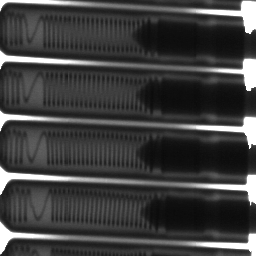
#> input picture img_lab2/BOUGIES.png, 256 x 256 px
$ jupyter execute comparacionTransforR.ipynb
#> lines starting #> are read from the running program, lines starting #| are printed output that depends on the picture
# Comparación entre diferentes transformaciones del histograma

[cell 1]
import cv2
import matplotlib.pyplot as plt
import numpy as np
from skimage import exposure

[cell 2]
bougiesImg = cv2.imread("img_lab2/BOUGIES.png", 0)
#> bougiesImg is the input picture: shape (256, 256); min 10, max 255, mean 63.2
plt.imshow(bougiesImg, cmap='gray', vmin=0, vmax=255)

[cell 3]
hist = cv2.calcHist([bougiesImg], [0], None, [256], [0, 256])
#> hist = 256 values, max 3417 at index 255, min 0 at index 0, mean 256
plt.plot(hist)
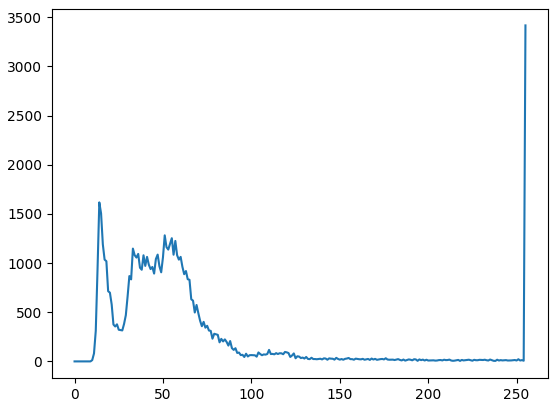
#> figure drawn by matplotlib, 1 panel; curve peaks at x = 255, y = 3417

**Expansión contraste**

[cell 4]
expandedImg = exposure.rescale_intensity(bougiesImg, in_range=(np.min(bougiesImg), np.max(bougiesImg)), out_range=(0, 255)).astype(np.uint8)
plt.imshow(expandedImg, cmap='gray', vmin=0, vmax=255)

[cell 5]
histExpanded = cv2.calcHist([expandedImg], [0], None, [256], [0, 256])
#> histExpanded = 256 values, max 3417 at index 255, min 0 at index 25, mean 256
plt.plot(histExpanded)
#> figure, not shown here; curve peaks at x = 255, y = 3417

El resultado es muy parecido y se debe a que el histograma tenía su máximo en 255 y su mínimo era muy oscuro, entonces no se pudo expandir mucho.

**Ecualización**

[cell 6]
equalized = cv2.equalizeHist(bougiesImg)
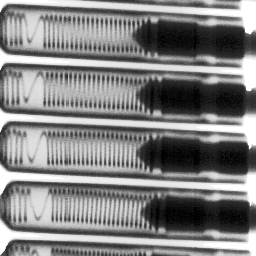
#> equalized: shape (256, 256); min 0, max 255, mean 129.4
plt.imshow(equalized, cmap='gray', vmin=0, vmax=255)

[cell 7]
histEqualized = cv2.calcHist([equalized], [0], None, [255], [0, 255])
#> histEqualized = 255 values, max 1617 at index 11, min 0 at index 1, mean 243.6
plt.plot(histEqualized)
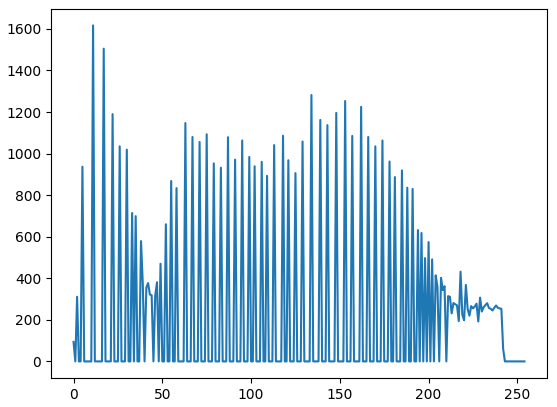
#> figure drawn by matplotlib, 1 panel; curve peaks at x = 11, y = 1617

Lo que podemos ver es que en comparación con la imágen de expansión de contraste en esta imágen podemos ver con mucha más claridad el cambio, esto se debe a que la ecualización distribuyó los valores de los colores que se encontraban acumulados en las esquinas del histograma.

**Transformación Logarítmica**

[cell 8]
# Convertir a float64 primero
img_f = bougiesImg.astype(float)
log_img = (np.log(1 + img_f) * 46).astype(np.uint8)
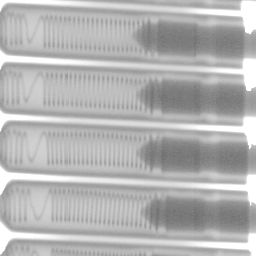
#> log_img: shape (256, 256); min 110, max 255, mean 179.3

plt.imshow(log_img, cmap='gray', vmin=0, vmax=255)

Es necesario multiplicar por 46 debido a que al aplicar una transformación logarítmica los valores quedan muy pequeños (el máximo se convierte en 5.5). Debido a esto para reescalar nuevamente nuestros valores multiplicamos por 46 y así logramos que los colores vuevan a estar en un rango que nos permita ver la imágen.

[cell 9]
log_hist = cv2.calcHist([log_img], [0], None, [256], [0, 255])
#> log_hist = 256 values, max 2338 at index 185, min 0 at index 0, mean 242.7
plt.plot(log_hist)
#> figure, not shown here; curve peaks at x = 185, y = 2338

El histograma presenta valores mucho más claros (por el escalamiento) pero también un histograma con un rango mucho mayor y con más colores que el original.

**Especificacion del histograma**

[cell 10]
# Cargamos las imagenes que utilizaremos para la especificación.
ref_alto = np.zeros(bougiesImg.shape, dtype=np.uint8)
ref_alto[:, bougiesImg.shape[1]//2:] = 255

hist_refalto = cv2.calcHist([ref_alto], [0], None, [256], [0, 256])
plt.plot(hist_refalto)
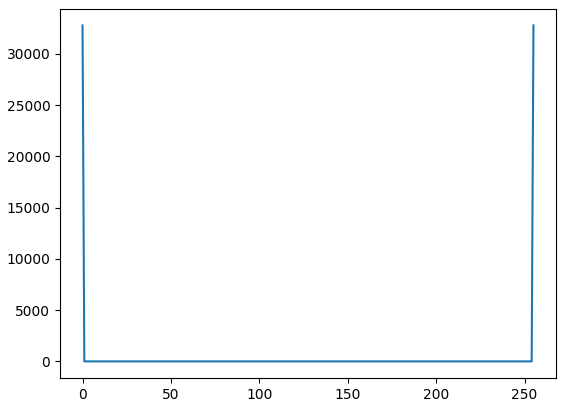
#> figure drawn by matplotlib, 1 panel; curve peaks at x = 0, y = 32768

[cell 11]
resultado1 = exposure.match_histograms(bougiesImg, ref_alto).astype(np.uint8)
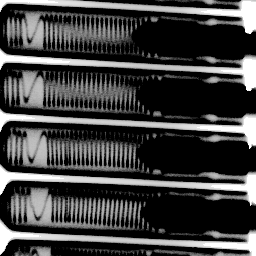
#> resultado1: shape (256, 256); min 0, max 255, mean 65.5

plt.imshow(resultado1, cmap='gray', vmin=0, vmax=255)

[cell 12]
hist_r1 = cv2.calcHist([resultado1], [0], None, [256], [0, 256])
#> hist_r1 = 256 values, max 32126 at index 0, min 0 at index 1, mean 256
plt.plot(hist_r1)
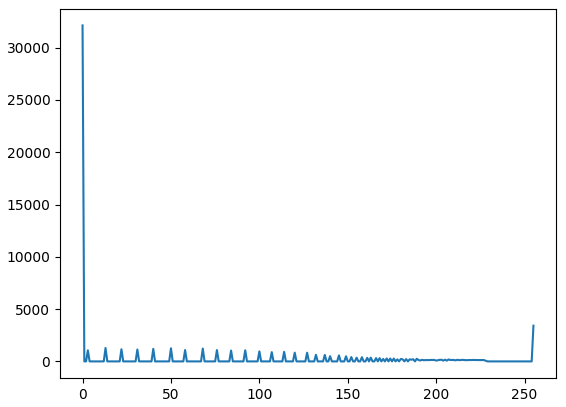
#> figure drawn by matplotlib, 1 panel; curve peaks at x = 0, y = 32126

[cell 13]
# Creamos una imagen que solo tiene tonos grises medios
ref_bajo = np.random.randint(100, 150, size=bougiesImg.shape, dtype=np.uint8)

hist_refbajo = cv2.calcHist([ref_bajo], [0], None, [256], [0, 256])
plt.plot(hist_refbajo)
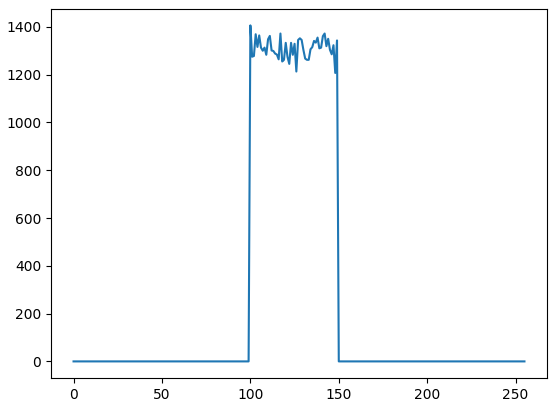
#> figure drawn by matplotlib, 1 panel; curve peaks at x = 100, y = 1406

[cell 14]
resultado2 = exposure.match_histograms(bougiesImg, ref_bajo).astype(np.uint8)
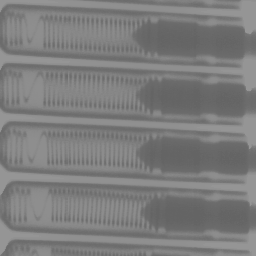
#> resultado2: shape (256, 256); min 100, max 149, mean 123.9

plt.imshow(resultado2, cmap='gray', vmin=0, vmax=255)

[cell 15]
hist_r2 = cv2.calcHist([resultado2], [0], None, [256], [0, 256])
#> hist_r2 = 256 values, max 3417 at index 149, min 0 at index 0, mean 256
plt.plot(hist_r2)
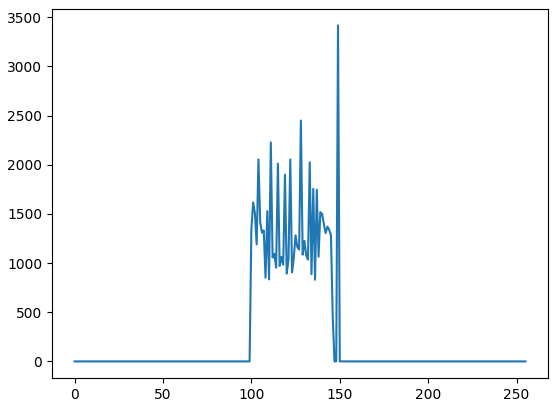
#> figure drawn by matplotlib, 1 panel; curve peaks at x = 149, y = 3417

$ run again, with img_lab2/ANGIO.png copied over img_lab2/BOUGIES.png
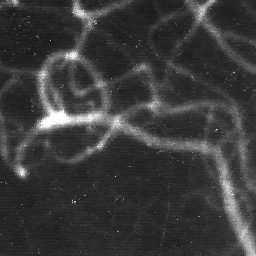
#> input picture img_lab2/ANGIO.png, 256 x 256 px
#> bougiesImg is the input picture: shape (256, 256); min 20, max 255, mean 58.9
#> hist = 256 values, max 3291 at index 39, min 0 at index 0, mean 256
#> histExpanded = 256 values, max 3291 at index 20, min 0 at index 1, mean 256
#> histEqualized = 255 values, max 3291 at index 68, min 0 at index 4, mean 256.4
#> log_hist = 256 values, max 3291 at index 169, min 0 at index 0, mean 255.4
#> hist_r1 = 256 values, max 32166 at index 0, min 0 at index 1, mean 256
#> `resultado2 = exposure.match_histograms(bougiesImg, ref_bajo).astype(np..`:
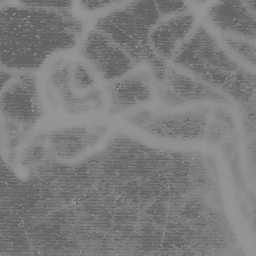
#> resultado2: shape (256, 256); min 100, max 149, mean 124.1
#> hist_r2 = 256 values, max 3291 at index 112, min 0 at index 0, mean 256
#> `[cell 15] hist_r2 = cv2.calcHist([resultado2], [0], None, [256], [0, 2..`:
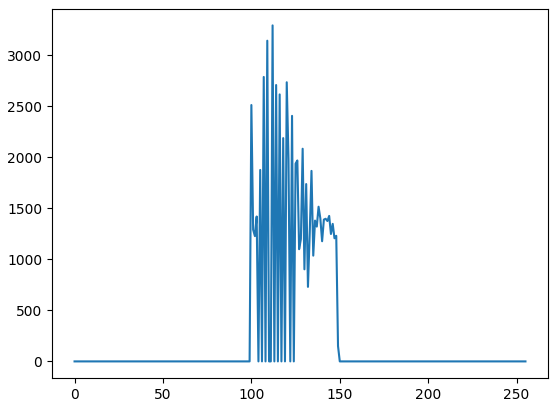
#> figure drawn by matplotlib, 1 panel; curve peaks at x = 112, y = 3291

$ run again, with img_lab2/QUITO.png copied over img_lab2/BOUGIES.png
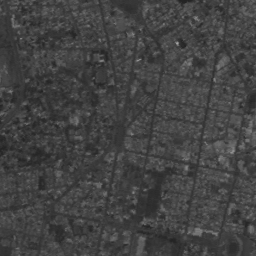
#> input picture img_lab2/QUITO.png, 256 x 256 px
#> bougiesImg is the input picture: shape (256, 256); min 35, max 166, mean 66.3
#> hist = 256 values, max 2369 at index 62, min 0 at index 0, mean 256
#> histExpanded = 256 values, max 2369 at index 52, min 0 at index 2, mean 256
#> histEqualized = 255 values, max 2369 at index 107, min 0 at index 6, mean 256.5
#> log_hist = 256 values, max 4589 at index 189, min 0 at index 0, mean 256
#> hist_r1 = 256 values, max 31861 at index 0, min 0 at index 1, mean 256
#> hist_r2 = 256 values, max 2403 at index 100, min 0 at index 0, mean 256
#> `[cell 15] hist_r2 = cv2.calcHist([resultado2], [0], None, [256], [0, 2..`:
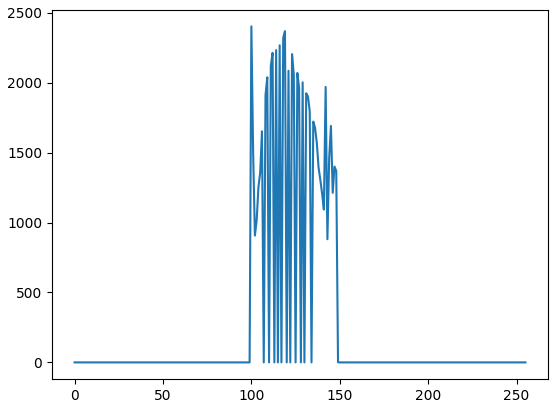
#> figure drawn by matplotlib, 1 panel; curve peaks at x = 100, y = 2403
